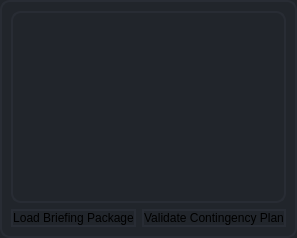
                         <widget class="QWidget" name="contingency_planning_IA_page">
                          <property name="styleSheet">
                           <string notr="true">border: 2px solid rgba(40, 44, 52, 255);
    border-radius: 10px;
	background-color: rgba(33, 37, 43, 255)</string>
                          </property>
                          <attribute name="title">
                           <string>Contingency Planning</string>
                          </attribute>
                          <layout class="QVBoxLayout" name="verticalLayout_25">
                           <item>
                            <layout class="QHBoxLayout" name="task_type_button_container_2"/>
                           </item>
                           <item>
                            <widget class="QGraphicsView" name="contingency_planning_ia_graph"/>
                           </item>
                           <item>
                            <layout class="QHBoxLayout" name="horizontalLayout_7">
                             <item>
                              <widget class="QPushButton" name="load_allocation_button_2">
                               <property name="text">
                                <string>Load Briefing Package</string>
                               </property>
                               <property name="icon">
                                <iconset resource="resources.qrc">
                                 <normaloff>:/icons/images/icons/log-add-google.svg</normaloff>:/icons/images/icons/log-add-google.svg</iconset>
                               </property>
                              </widget>
                             </item>
                             <item>
                              <widget class="QPushButton" name="validate_cont_planning_button">
                               <property name="text">
                                <string>Validate Contingency Plan</string>
                               </property>
                              </widget>
                             </item>
                            </layout>
                           </item>
                          </layout>
                         </widget>
